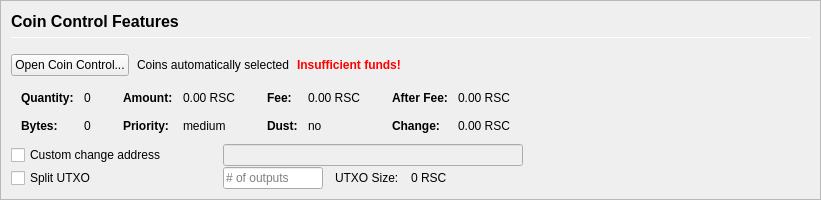
         <widget class="QFrame" name="frameCoinControl">
          <property name="sizePolicy">
           <sizepolicy hsizetype="Expanding" vsizetype="Expanding">
            <horstretch>0</horstretch>
            <verstretch>0</verstretch>
           </sizepolicy>
          </property>
          <property name="maximumSize">
           <size>
            <width>16777215</width>
            <height>16777215</height>
           </size>
          </property>
          <property name="frameShape">
           <enum>QFrame::StyledPanel</enum>
          </property>
          <property name="frameShadow">
           <enum>QFrame::Sunken</enum>
          </property>
          <layout class="QVBoxLayout" name="verticalLayoutCoinControl2">
           <property name="spacing">
            <number>0</number>
           </property>
           <property name="leftMargin">
            <number>0</number>
           </property>
           <property name="topMargin">
            <number>0</number>
           </property>
           <property name="rightMargin">
            <number>0</number>
           </property>
           <property name="bottomMargin">
            <number>0</number>
           </property>
           <item>
            <widget class="QFrame" name="frameCoinControl_BG">
             <layout class="QVBoxLayout" name="verticalLayoutCoinControl" stretch="0,0,0,0,0,0">
              <property name="spacing">
               <number>1</number>
              </property>
              <property name="leftMargin">
               <number>10</number>
              </property>
              <property name="topMargin">
               <number>10</number>
              </property>
              <item>
               <layout class="QHBoxLayout" name="horizontalLayoutCoinControl1">
                <property name="bottomMargin">
                 <number>15</number>
                </property>
                <item>
                 <layout class="QVBoxLayout" name="verticalLayout_3">
                  <property name="spacing">
                   <number>6</number>
                  </property>
                  <item>
                   <widget class="QLabel" name="labelCoinControlFeatures">
                    <property name="sizePolicy">
                     <sizepolicy hsizetype="Preferred" vsizetype="Maximum">
                      <horstretch>0</horstretch>
                      <verstretch>0</verstretch>
                     </sizepolicy>
                    </property>
                    <property name="minimumSize">
                     <size>
                      <width>0</width>
                      <height>20</height>
                     </size>
                    </property>
                    <property name="font">
                     <font>
                      <pointsize>12</pointsize>
                      <weight>75</weight>
                      <bold>true</bold>
                     </font>
                    </property>
                    <property name="styleSheet">
                     <string notr="true">font-weight:bold;</string>
                    </property>
                    <property name="text">
                     <string>Coin Control Features</string>
                    </property>
                   </widget>
                  </item>
                  <item>
                   <widget class="Line" name="line">
                    <property name="minimumSize">
                     <size>
                      <width>0</width>
                      <height>1</height>
                     </size>
                    </property>
                    <property name="maximumSize">
                     <size>
                      <width>16777215</width>
                      <height>1</height>
                     </size>
                    </property>
                    <property name="orientation">
                     <enum>Qt::Horizontal</enum>
                    </property>
                   </widget>
                  </item>
                 </layout>
                </item>
               </layout>
              </item>
              <item>
               <layout class="QHBoxLayout" name="horizontalLayoutCoinControl2" stretch="0,0,0,0">
                <property name="spacing">
                 <number>8</number>
                </property>
                <property name="bottomMargin">
                 <number>10</number>
                </property>
                <item>
                 <widget class="QPushButton" name="pushButtonCoinControl">
                  <property name="styleSheet">
                   <string notr="true"/>
                  </property>
                  <property name="text">
                   <string>Open Coin Control...</string>
                  </property>
                  <property name="autoDefault">
                   <bool>false</bool>
                  </property>
                 </widget>
                </item>
                <item>
                 <widget class="QLabel" name="labelCoinControlAutomaticallySelected">
                  <property name="text">
                   <string>Coins automatically selected</string>
                  </property>
                  <property name="margin">
                   <number>5</number>
                  </property>
                 </widget>
                </item>
                <item>
                 <widget class="QLabel" name="labelCoinControlInsuffFunds">
                  <property name="font">
                   <font>
                    <weight>75</weight>
                    <bold>true</bold>
                   </font>
                  </property>
                  <property name="styleSheet">
                   <string notr="true">color:red;font-weight:bold;</string>
                  </property>
                  <property name="text">
                   <string>Insufficient funds!</string>
                  </property>
                  <property name="margin">
                   <number>5</number>
                  </property>
                 </widget>
                </item>
                <item>
                 <spacer name="horizontalSpacerCoinControl">
                  <property name="orientation">
                   <enum>Qt::Horizontal</enum>
                  </property>
                  <property name="sizeHint" stdset="0">
                   <size>
                    <width>40</width>
                    <height>1</height>
                   </size>
                  </property>
                 </spacer>
                </item>
               </layout>
              </item>
              <item>
               <widget class="QWidget" name="widgetCoinControl" native="true">
                <property name="sizePolicy">
                 <sizepolicy hsizetype="Preferred" vsizetype="Preferred">
                  <horstretch>0</horstretch>
                  <verstretch>0</verstretch>
                 </sizepolicy>
                </property>
                <property name="minimumSize">
                 <size>
                  <width>0</width>
                  <height>0</height>
                 </size>
                </property>
                <property name="styleSheet">
                 <string notr="true"/>
                </property>
                <layout class="QHBoxLayout" name="horizontalLayoutCoinControl5">
                 <property name="leftMargin">
                  <number>0</number>
                 </property>
                 <property name="topMargin">
                  <number>0</number>
                 </property>
                 <property name="rightMargin">
                  <number>0</number>
                 </property>
                 <property name="bottomMargin">
                  <number>0</number>
                 </property>
                 <item>
                  <layout class="QHBoxLayout" name="horizontalLayoutCoinControl3" stretch="0,0,0,1">
                   <property name="spacing">
                    <number>20</number>
                   </property>
                   <property name="topMargin">
                    <number>0</number>
                   </property>
                   <property name="bottomMargin">
                    <number>10</number>
                   </property>
                   <item>
                    <layout class="QFormLayout" name="formLayoutCoinControl1">
                     <property name="horizontalSpacing">
                      <number>10</number>
                     </property>
                     <property name="verticalSpacing">
                      <number>14</number>
                     </property>
                     <property name="leftMargin">
                      <number>10</number>
                     </property>
                     <property name="topMargin">
                      <number>4</number>
                     </property>
                     <property name="rightMargin">
                      <number>6</number>
                     </property>
                     <item row="0" column="0">
                      <widget class="QLabel" name="labelCoinControlQuantityText">
                       <property name="font">
                        <font>
                         <weight>75</weight>
                         <bold>true</bold>
                        </font>
                       </property>
                       <property name="text">
                        <string>Quantity:</string>
                       </property>
                       <property name="margin">
                        <number>0</number>
                       </property>
                      </widget>
                     </item>
                     <item row="0" column="1">
                      <widget class="QLabel" name="labelCoinControlQuantity">
                       <property name="cursor">
                        <cursorShape>IBeamCursor</cursorShape>
                       </property>
                       <property name="contextMenuPolicy">
                        <enum>Qt::ActionsContextMenu</enum>
                       </property>
                       <property name="text">
                        <string notr="true">0</string>
                       </property>
                       <property name="margin">
                        <number>0</number>
                       </property>
                       <property name="textInteractionFlags">
                        <set>Qt::LinksAccessibleByMouse|Qt::TextSelectableByKeyboard|Qt::TextSelectableByMouse</set>
                       </property>
                      </widget>
                     </item>
                     <item row="1" column="0">
                      <widget class="QLabel" name="labelCoinControlBytesText">
                       <property name="font">
                        <font>
                         <weight>75</weight>
                         <bold>true</bold>
                        </font>
                       </property>
                       <property name="text">
                        <string>Bytes:</string>
                       </property>
                      </widget>
                     </item>
                     <item row="1" column="1">
                      <widget class="QLabel" name="labelCoinControlBytes">
                       <property name="cursor">
                        <cursorShape>IBeamCursor</cursorShape>
                       </property>
                       <property name="contextMenuPolicy">
                        <enum>Qt::ActionsContextMenu</enum>
                       </property>
                       <property name="text">
                        <string notr="true">0</string>
                       </property>
                       <property name="textInteractionFlags">
                        <set>Qt::LinksAccessibleByMouse|Qt::TextSelectableByKeyboard|Qt::TextSelectableByMouse</set>
                       </property>
                      </widget>
                     </item>
                    </layout>
                   </item>
                   <item>
                    <layout class="QFormLayout" name="formLayoutCoinControl2">
                     <property name="horizontalSpacing">
                      <number>10</number>
                     </property>
                     <property name="verticalSpacing">
                      <number>14</number>
                     </property>
                     <property name="leftMargin">
                      <number>6</number>
                     </property>
                     <property name="topMargin">
                      <number>4</number>
                     </property>
                     <property name="rightMargin">
                      <number>6</number>
                     </property>
                     <item row="0" column="0">
                      <widget class="QLabel" name="labelCoinControlAmountText">
                       <property name="font">
                        <font>
                         <weight>75</weight>
                         <bold>true</bold>
                        </font>
                       </property>
                       <property name="text">
                        <string>Amount:</string>
                       </property>
                       <property name="margin">
                        <number>0</number>
                       </property>
                      </widget>
                     </item>
                     <item row="0" column="1">
                      <widget class="QLabel" name="labelCoinControlAmount">
                       <property name="cursor">
                        <cursorShape>IBeamCursor</cursorShape>
                       </property>
                       <property name="contextMenuPolicy">
                        <enum>Qt::ActionsContextMenu</enum>
                       </property>
                       <property name="text">
                        <string notr="true">0.00 RSC</string>
                       </property>
                       <property name="textInteractionFlags">
                        <set>Qt::LinksAccessibleByMouse|Qt::TextSelectableByKeyboard|Qt::TextSelectableByMouse</set>
                       </property>
                      </widget>
                     </item>
                     <item row="1" column="0">
                      <widget class="QLabel" name="labelCoinControlPriorityText">
                       <property name="font">
                        <font>
                         <weight>75</weight>
                         <bold>true</bold>
                        </font>
                       </property>
                       <property name="text">
                        <string>Priority:</string>
                       </property>
                      </widget>
                     </item>
                     <item row="1" column="1">
                      <widget class="QLabel" name="labelCoinControlPriority">
                       <property name="cursor">
                        <cursorShape>IBeamCursor</cursorShape>
                       </property>
                       <property name="contextMenuPolicy">
                        <enum>Qt::ActionsContextMenu</enum>
                       </property>
                       <property name="text">
                        <string>medium</string>
                       </property>
                       <property name="textInteractionFlags">
                        <set>Qt::LinksAccessibleByMouse|Qt::TextSelectableByKeyboard|Qt::TextSelectableByMouse</set>
                       </property>
                      </widget>
                     </item>
                    </layout>
                   </item>
                   <item>
                    <layout class="QFormLayout" name="formLayoutCoinControl3">
                     <property name="horizontalSpacing">
                      <number>10</number>
                     </property>
                     <property name="verticalSpacing">
                      <number>14</number>
                     </property>
                     <property name="leftMargin">
                      <number>6</number>
                     </property>
                     <property name="topMargin">
                      <number>4</number>
                     </property>
                     <property name="rightMargin">
                      <number>6</number>
                     </property>
                     <item row="0" column="0">
                      <widget class="QLabel" name="labelCoinControlFeeText">
                       <property name="font">
                        <font>
                         <weight>75</weight>
                         <bold>true</bold>
                        </font>
                       </property>
                       <property name="text">
                        <string>Fee:</string>
                       </property>
                       <property name="margin">
                        <number>0</number>
                       </property>
                      </widget>
                     </item>
                     <item row="0" column="1">
                      <widget class="QLabel" name="labelCoinControlFee">
                       <property name="cursor">
                        <cursorShape>IBeamCursor</cursorShape>
                       </property>
                       <property name="contextMenuPolicy">
                        <enum>Qt::ActionsContextMenu</enum>
                       </property>
                       <property name="text">
                        <string notr="true">0.00 RSC</string>
                       </property>
                       <property name="textInteractionFlags">
                        <set>Qt::LinksAccessibleByMouse|Qt::TextSelectableByKeyboard|Qt::TextSelectableByMouse</set>
                       </property>
                      </widget>
                     </item>
                     <item row="1" column="0">
                      <widget class="QLabel" name="labelCoinControlLowOutputText">
                       <property name="font">
                        <font>
                         <weight>75</weight>
                         <bold>true</bold>
                        </font>
                       </property>
                       <property name="text">
                        <string>Dust:</string>
                       </property>
                      </widget>
                     </item>
                     <item row="1" column="1">
                      <widget class="QLabel" name="labelCoinControlLowOutput">
                       <property name="cursor">
                        <cursorShape>IBeamCursor</cursorShape>
                       </property>
                       <property name="contextMenuPolicy">
                        <enum>Qt::ActionsContextMenu</enum>
                       </property>
                       <property name="text">
                        <string>no</string>
                       </property>
                       <property name="textInteractionFlags">
                        <set>Qt::LinksAccessibleByMouse|Qt::TextSelectableByKeyboard|Qt::TextSelectableByMouse</set>
                       </property>
                      </widget>
                     </item>
                    </layout>
                   </item>
                   <item>
                    <layout class="QFormLayout" name="formLayoutCoinControl4">
                     <property name="horizontalSpacing">
                      <number>10</number>
                     </property>
                     <property name="verticalSpacing">
                      <number>14</number>
                     </property>
                     <property name="leftMargin">
                      <number>6</number>
                     </property>
                     <property name="topMargin">
                      <number>4</number>
                     </property>
                     <property name="rightMargin">
                      <number>6</number>
                     </property>
                     <item row="0" column="0">
                      <widget class="QLabel" name="labelCoinControlAfterFeeText">
                       <property name="font">
                        <font>
                         <weight>75</weight>
                         <bold>true</bold>
                        </font>
                       </property>
                       <property name="text">
                        <string>After Fee:</string>
                       </property>
                       <property name="margin">
                        <number>0</number>
                       </property>
                      </widget>
                     </item>
                     <item row="0" column="1">
                      <widget class="QLabel" name="labelCoinControlAfterFee">
                       <property name="cursor">
                        <cursorShape>IBeamCursor</cursorShape>
                       </property>
                       <property name="contextMenuPolicy">
                        <enum>Qt::ActionsContextMenu</enum>
                       </property>
                       <property name="text">
                        <string notr="true">0.00 RSC</string>
                       </property>
                       <property name="textInteractionFlags">
                        <set>Qt::LinksAccessibleByMouse|Qt::TextSelectableByKeyboard|Qt::TextSelectableByMouse</set>
                       </property>
                      </widget>
                     </item>
                     <item row="1" column="0">
                      <widget class="QLabel" name="labelCoinControlChangeText">
                       <property name="font">
                        <font>
                         <weight>75</weight>
                         <bold>true</bold>
                        </font>
                       </property>
                       <property name="text">
                        <string>Change:</string>
                       </property>
                      </widget>
                     </item>
                     <item row="1" column="1">
                      <widget class="QLabel" name="labelCoinControlChange">
                       <property name="cursor">
                        <cursorShape>IBeamCursor</cursorShape>
                       </property>
                       <property name="contextMenuPolicy">
                        <enum>Qt::ActionsContextMenu</enum>
                       </property>
                       <property name="text">
                        <string notr="true">0.00 RSC</string>
                       </property>
                       <property name="textInteractionFlags">
                        <set>Qt::LinksAccessibleByMouse|Qt::TextSelectableByKeyboard|Qt::TextSelectableByMouse</set>
                       </property>
                      </widget>
                     </item>
                    </layout>
                   </item>
                  </layout>
                 </item>
                </layout>
               </widget>
              </item>
              <item>
               <layout class="QHBoxLayout" name="horizontalLayoutCoinControl4">
                <property name="spacing">
                 <number>12</number>
                </property>
                <property name="sizeConstraint">
                 <enum>QLayout::SetDefaultConstraint</enum>
                </property>
                <property name="topMargin">
                 <number>0</number>
                </property>
                <property name="rightMargin">
                 <number>0</number>
                </property>
                <item>
                 <widget class="QCheckBox" name="checkBoxCoinControlChange">
                  <property name="sizePolicy">
                   <sizepolicy hsizetype="Preferred" vsizetype="Preferred">
                    <horstretch>0</horstretch>
                    <verstretch>0</verstretch>
                   </sizepolicy>
                  </property>
                  <property name="minimumSize">
                   <size>
                    <width>200</width>
                    <height>0</height>
                   </size>
                  </property>
                  <property name="maximumSize">
                   <size>
                    <width>200</width>
                    <height>16777215</height>
                   </size>
                  </property>
                  <property name="toolTip">
                   <string>If this is activated, but the change address is empty or invalid, change will be sent to a newly generated address.</string>
                  </property>
                  <property name="text">
                   <string>Custom change address</string>
                  </property>
                 </widget>
                </item>
                <item>
                 <widget class="QValidatedLineEdit" name="lineEditCoinControlChange">
                  <property name="enabled">
                   <bool>false</bool>
                  </property>
                  <property name="sizePolicy">
                   <sizepolicy hsizetype="Preferred" vsizetype="Preferred">
                    <horstretch>0</horstretch>
                    <verstretch>0</verstretch>
                   </sizepolicy>
                  </property>
                  <property name="minimumSize">
                   <size>
                    <width>300</width>
                    <height>0</height>
                   </size>
                  </property>
                 </widget>
                </item>
                <item>
                 <widget class="QLabel" name="labelCoinControlChangeLabel">
                  <property name="sizePolicy">
                   <sizepolicy hsizetype="Preferred" vsizetype="Preferred">
                    <horstretch>0</horstretch>
                    <verstretch>0</verstretch>
                   </sizepolicy>
                  </property>
                  <property name="minimumSize">
                   <size>
                    <width>100</width>
                    <height>0</height>
                   </size>
                  </property>
                  <property name="text">
                   <string/>
                  </property>
                  <property name="margin">
                   <number>3</number>
                  </property>
                 </widget>
                </item>
               </layout>
              </item>
              <item>
               <layout class="QHBoxLayout" name="horizontalLayoutCoinControl6">
                <property name="spacing">
                 <number>12</number>
                </property>
                <property name="rightMargin">
                 <number>0</number>
                </property>
                <item>
                 <widget class="QCheckBox" name="splitBlockCheckBox">
                  <property name="sizePolicy">
                   <sizepolicy hsizetype="Preferred" vsizetype="Preferred">
                    <horstretch>0</horstretch>
                    <verstretch>0</verstretch>
                   </sizepolicy>
                  </property>
                  <property name="minimumSize">
                   <size>
                    <width>200</width>
                    <height>0</height>
                   </size>
                  </property>
                  <property name="maximumSize">
                   <size>
                    <width>200</width>
                    <height>16777215</height>
                   </size>
                  </property>
                  <property name="text">
                   <string>Split UTXO</string>
                  </property>
                 </widget>
                </item>
                <item>
                 <widget class="QLineEdit" name="splitBlockLineEdit">
                  <property name="sizePolicy">
                   <sizepolicy hsizetype="Preferred" vsizetype="Preferred">
                    <horstretch>50</horstretch>
                    <verstretch>0</verstretch>
                   </sizepolicy>
                  </property>
                  <property name="minimumSize">
                   <size>
                    <width>100</width>
                    <height>0</height>
                   </size>
                  </property>
                  <property name="maximumSize">
                   <size>
                    <width>100</width>
                    <height>16777215</height>
                   </size>
                  </property>
                  <property name="placeholderText">
                   <string># of outputs</string>
                  </property>
                 </widget>
                </item>
                <item>
                 <widget class="QLabel" name="labelBlockSizeText">
                  <property name="text">
                   <string>UTXO Size:</string>
                  </property>
                 </widget>
                </item>
                <item>
                 <widget class="QLabel" name="labelBlockSize">
                  <property name="text">
                   <string>0 RSC</string>
                  </property>
                 </widget>
                </item>
                <item>
                 <spacer name="horizontalSpacer_7">
                  <property name="orientation">
                   <enum>Qt::Horizontal</enum>
                  </property>
                  <property name="sizeHint" stdset="0">
                   <size>
                    <width>40</width>
                    <height>20</height>
                   </size>
                  </property>
                 </spacer>
                </item>
               </layout>
              </item>
              <item>
               <spacer name="verticalSpacerCoinControl">
                <property name="orientation">
                 <enum>Qt::Vertical</enum>
                </property>
                <property name="sizeHint" stdset="0">
                 <size>
                  <width>800</width>
                  <height>1</height>
                 </size>
                </property>
               </spacer>
              </item>
             </layout>
            </widget>
           </item>
          </layout>
         </widget>
